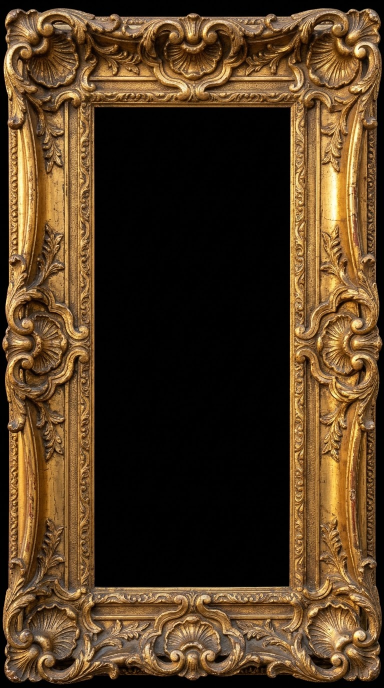
#> input picture video-projects/bauhaus-example/assets/flow/frame.jpg, 768 x 1376 px (shown at 1/2 size)
$ python -i correct.py   (imports and definitions only)   (older library calls are emulated)
#> lines starting #> are read from the running program, lines starting #| are printed output that depends on the picture
### video-projects/sedate-us-replica/scripts/graphics.py
"""Graphic groups S01-S18 from the spec. Coordinates = frame px; frames = ref frames.
Text: ink=(x0,y0,x1,y1) -> calibrated (size + tracking + position fitted to the ink box);
      fix=(size, x0_ink, baseline) -> size/tracking from spec, position from ink-left + baseline (spec gave no full box).
Anim mini-language (emitted as JS calls):
  ("canon", vis)                       word preset: x +29 -> 0 circ.out 33.7 f, starts vis-4.6, opacity 0.83 -> 1
  ("slide", D, t0, dur, vis[, op0])    measured per-word slide
  ("emph", D, t0, dur, vis, op0[, opdur])  emphasis slide + circ.out fade op0 -> 1
  ("fade", vis[, op0, dur])            fade in place (no move)
  ("on", vis)                          appears at vis, no motion
"""
I = "Inter"; B = "Bebas Neue"
W = "#FBF8F3"

def T(id, text, fam, wt, ls, color, anim, ink=None, fix=None, shadow=None, parts=None):
    """parts: [(span_id, word, anim)] -> one calibrated line, each word an inline-block with its own anim"""
    if parts: text = " ".join(w for _, w, _ in parts)
    return dict(k="text", id=id, text=text, fam=fam, wt=wt, ls=ls, color=color, anim=anim, ink=ink, fix=fix, shadow=shadow, parts=parts)

def unit(id, children, anim=None, origin=None):
    return dict(k="unit", id=id, children=children, anim=anim or [], origin=origin)

def rect(id, r, fill, radius=0, extra=""):
    return dict(k="rect", id=id, r=r, fill=fill, radius=radius, extra=extra)

def icon(id, r, fill, glyph, gcol="#FFFFFF"):
    return dict(k="icon", id=id, r=r, fill=fill, glyph=glyph, gcol=gcol)

def bar(id, key):
    return dict(k="bar", id=id, key=key)

def tile(id, cx, cy, rot):
    return dict(k="tile", id=id, cx=cx, cy=cy, rot=rot)

def dot(id, r, fill, anim):
    return dict(k="dot", id=id, r=r, fill=fill, anim=anim)

def G(id, show, hide, children, clip=None):
    return dict(id=id, show=show, hide=hide, children=children, clip=clip)

canon = lambda v: ("canon", v)

GROUPS = [
 # ---------------- S01 ----------------
 G("s01-tag", 0, 69, [unit("s01-tagu", [
     rect("s01-tagbox", (117, 1201, 436, 1289), "rgba(0,0,0,.68)", 10),
     T("s01-tagname", "Rachelle Robinett", I, 600, -0.03, "#F7F3EF", None, ink=(136, 1223, 378, 1247)),
     dict(k="badge", id="s01-badge", r=(382, 1218, 416, 1250)),
     T("s01-tagsub", "Herbalist", I, 400, -0.03, "#F3EAE5", None, ink=(137, 1253, 230, 1271)),
   ], anim=[("fn", "x", 0, 41.2, "-141.7*(1-circ(f/41.2))")])]),
 G("s01-p1", 2, 35, [
   T("w-I", "I", I, 400, -0.06, "#FAF9F4", ("slide", 24.4, -2.5, 33.0, 2), ink=(516, 956, 523, 1017)),
   T("w-think", "think", I, 400, -0.06, "#F9F8F8", ("slide", 28.4, -0.2, 33.7, 4), ink=(550, 956, 704, 1017)),
   T("w-right", "right", I, 500, -0.05, "#ECA572", ("slide", 29, 1.4, 33.7, 7), ink=(265, 990, 526, 1131)),
   T("w-now", "now", I, 500, -0.05, "#E8A472", ("slide", 40.4, 3.85, 32.7, 12), ink=(541, 1019, 794, 1102)),
   unit("pill-wellness", [rect("pill-wellness-r", (405.5, 1087.4, 676.5, 1152.6), "#A24A26", 32.6),
        T("pill-wellness-t", "wellness", I, 600, -0.03, "#FFF8ED", None, ink=(448, 1098, 635, 1139))],
        anim=[("on", 22, 0.86), ("fn", "y", 22, 36.2, "f<22.6?27.3:27.3*(1-backOut((f-22.6)/13.6,2.7))"), ("op", 22, 26, 0.86, 1)]),
 ]),
 G("s01-p2", 36, 69, [
   T("w-is", "is", I, 600, -0.05, "#FAF7F1", ("slide", 29, 14.6, 33.7, 19.2), ink=(362, 957, 412, 1017)),
   T("w-in", "in", I, 600, -0.05, "#FCF8F3", ("slide", 22.7, 29.1, 31, 33.7), ink=(426, 957, 478, 1017)),
   T("w-a", "a", I, 600, -0.05, "#FBF6EF", ("slide", 38, 33.8, 35.6, 36), fix=(80.04, 492, 1016)),
   T("w-really", "really", I, 600, -0.053, "#F6F4F5", ("emph", 60.6, 40.4, 31.1, 40, 0.36, 30.8), ink=(547, 958, 716, 1031)),
   bar("bar-s01", "S01"),
   T("w-INTERESTING", "INTERESTING", B, 400, -0.053, "#F9F5EF", ("slide", 60, 41.6, 31, 54, 1), ink=(259, 1038, 821, 1160)),
 ]),
 # ---------------- S02 (b-roll) ----------------
 G("s02", 70, 128, [
   unit("s02-icon", [icon("s02-icon-c", (62, 1133, 135, 1208), "#9F4722", "bang", "#FDF8EE")],
        anim=[("fn", "x", 70, 85, "f<72?-44.1:-44.1*(1-backOut((f-72)/12.3,1.5))"), ("op", 70, 76, 0.79, 1)]),
   T("s02-And", "And", I, 400, -0.05, "#FCFAF8", ("fade", 75, 0.5, 45), ink=(144, 1144, 262, 1198)),
   T("s02-sort", "sort", I, 400, -0.05, "#FCFAFA", ("fade", 79, 0.3, 45), ink=(278, 1149, 384, 1198)),
   T("s02-of", "of", I, 400, -0.05, "#FDF9F7", ("fade", 85, 0.4, 45), ink=(398, 1143, 454, 1198)),
   unit("s02-pill", [rect("s02-pill-r", (465, 1130, 959, 1204), "#9F4825", 37),
        T("s02-pill-t", "PRECARIOUS PLACE", I, 600, -0.02, "#FEF7EC", None, ink=(501, 1151, 926, 1187))],
        anim=[("on", 85), ("fn", "y", 85, 129, "16.9*Math.exp(-0.115*(f-85.5))*Math.cos(0.409*(f-85.5)+0.68)")]),
 ]),
 # ---------------- S03 ----------------
 G("s03", 129, 206, [
   T("s03-WHERE", "WHERE", I, 400, -0.05, "#FCF9FB", canon(129), ink=(78, 1159, 310, 1207)),
   T("s03-WERE", "WE’RE", I, 400, -0.05, "#FCF9FB", canon(136), ink=(325, 1159, 503, 1207)),
   T("s03-ON", "ON", I, 600, -0.06, "#FCFBFA", canon(149), ink=(100, 1216, 232, 1290)),
   T("s03-THE", "THE", I, 600, -0.06, "#FCFAF9", canon(155), ink=(248, 1217, 420, 1289)),
   unit("s03-pill", [rect("s03-pill-r", (442, 1207, 886, 1295), "#9E4723", 44),
        T("s03-pill-t", "VERGE OF", I, 500, -0.03, "#FCFAF4", None, ink=(478, 1221, 847, 1282))],
        anim=[("on", 159), ("fn", "x", 159, 171, "f<160.9?54.6:54.6*(1-backOut((f-160.9)/9.3,2.5))")]),
   T("s03-LOSING", "LOSING", I, 600, -0.06, "#FCF9F6", canon(179), ink=(114, 1306, 429, 1380)),
   T("s03-THE2", "THE", I, 600, -0.06, "#F9F7F3", canon(187), ink=(444, 1307, 613, 1379)),
   T("s03-PLOT", "PLOT", I, 600, -0.06, "#F4EEEB", canon(196), ink=(635, 1306, 850, 1380)),
 ]),
 # ---------------- S04 (split A) ----------------
 G("s04-cap", 207, 301, [
   T("s04-THE", "THE", I, 400, -0.05, "#FCF8F3", canon(213), ink=(78, 675, 208, 731)),
   T("s04-POINT", "POINT", I, 400, -0.05, "#FBF7F1", canon(218), ink=(224, 674, 421, 732)),
   T("s04-IS", "IS", I, 400, -0.05, "#FAF7F1", canon(223), ink=(435, 674, 487, 732)),
   T("s04-TO", "TO", I, 400, -0.05, "#FAF6F1", canon(231), ink=(498, 674, 589, 732)),
   T("s04-BE", "BE", I, 400, -0.05, "#FBF7F1", canon(242), ink=(604, 675, 682, 731)),
   T("s04-HEALTHY", "HEALTHY", I, 600, -0.05, "#FCF9F5", canon(255), ink=(83, 738, 490, 812)),
   T("s04-AND", "AND", I, 600, -0.05, "#FCF8F5", canon(264), ink=(503, 738, 700, 812)),
   T("s04-WELL", "WELL", I, 600, -0.05, "#FBF7F3", canon(271), ink=(715, 738, 960, 812)),
   T("s04-RIGHT", "RIGHT?", I, 600, -0.05, "#FBF3ED", canon(285), ink=(86, 820, 400, 896)),
 ], clip="top4"),
 G("s04-tag", 207, 301, [unit("s04-tagu", [
     rect("s04-tagbox", (87, 1497, 406, 1587), "rgba(0,0,0,.68)", 10),
     T("s04-tagname", "Radhi Devlukia", I, 600, -0.03, "#FCF8F5", None, ink=(106, 1519, 310, 1543)),
     dict(k="badge", id="s04-badge", r=(314, 1514, 346, 1546)),
     T("s04-tagsub", "Author", I, 400, -0.03, "#F3EAE5", None, fix=(25, 106, 1567)),
   ], anim=[("fn", "x", 207, 250, "f<208?-141.7:-141.7*(1-circ((f-208)/41.2))")])], clip="bot4"),
 # ---------------- S05 ----------------
 G("s05-cap", 302, 415, [
   unit("s05-icon", [icon("s05-icon-c", (51, 696, 147, 792), "#A24A24", "bang", "#F0DCC4")], origin=(99, 744),
        anim=[("fn", "x", 302, 318, "-43.3*(1-backOut((f-302)/12,2.2))"), ("fn", "scale", 302, 305, "0.8+0.2*Math.min(1,(f-302)/3)")]),
   T("s05-Not", "Not", I, 700, -0.05, "#FFFFFF", ("fade", 307, 0.2, 11), ink=(161, 707, 286, 771), shadow="0 3px 12px rgba(0,0,0,.45)"),
   T("s05-nec", None, I, 700, -0.0675, "#FFFFFF", None, fix=(85.88, "after:s05-Not", 771), shadow="0 3px 12px rgba(0,0,0,.45)",
     parts=[("s05-necessarily", "necessarily", ("fade", 317, 0.2, 11)), ("s05-to", "to", ("fade", 338, 0.2, 11))]),
   unit("s05-chip1", [rect("s05-chip1-r", (130, 791, 522, 881), "#FFFFFF", 45), icon("s05-chip1-i", (138, 797, 214, 873), "#A44A21", "plus", "#F0D9B8"),
        T("s05-chip1-t", "Consume", I, 700, -0.03, "#A04B28", ("fade", 348, 0.44, 7), ink=(236, 809, 473, 853))], origin=(326, 836),
        anim=[("on", 348), ("fn", "scale", 348, 349, "f<349?0.76:1"), ("tab", "y", {349: 0, 350: 11.8, 351: 0.2, 352: 0.2, 353: 0.1, 354: 3.9, 355: -0.1, 356: -1.8, 357: -3.1, 358: -2.5, 359: -1.5, 360: -0.7, 361: -0.1, 362: 0.2, 366: 0})]),
   unit("s05-chip2", [rect("s05-chip2-r", (537, 791, 1000, 881), "#FFFFFF", 45), icon("s05-chip2-i", (545, 797, 621, 873), "#A44A21", "plus", "#F0D9B8"),
        T("s05-chip2-t", None, I, 700, -0.03, "#A04B28", None, ink=(634, 810, 985, 854),
          parts=[("s05-chip2-t1", "Over", ("fade", 374, 0.44, 7)), ("s05-chip2-t2", "consume", ("fade", 380, 0.44, 7))])], origin=(768, 836),
        anim=[("on", 369), ("fn", "scale", 369, 370, "f<370?0.76:1"), ("tab", "y", {370: 0, 371: 11.8, 372: 0.2, 373: 0.2, 374: 0.1, 375: 3.9, 376: -0.1, 377: -1.8, 378: -3.1, 379: -2.5, 380: -1.5, 381: -0.7, 382: -0.1, 383: 0.2, 387: 0})]),
 ], clip="top4"),
 # ---------------- S06 ----------------
 G("s06-p1", 416, 458, [
   T("s06-There", "There", I, 600, -0.07, "#FBF8F4", canon(416), ink=(391, 1043, 556, 1094)),
   T("s06-is", "is", I, 600, -0.07, "#FBFAFA", canon(418), ink=(569, 1042, 611, 1094)),
   T("s06-an", "an", I, 600, -0.07, "#FBF9FB", canon(422), fix=(75, 622, 1094)),
   bar("bar-s06", "S06"),
   T("s06-HERB", "HERB", B, 400, -0.05, "#FCF9F5", ("emph", 58.5, 430.3, 21.6, 430, 0.41, 21.6), ink=(132, 1102, 328, 1202)),
   T("s06-FOR", "FOR", B, 400, -0.05, "#FBF6F0", ("emph", 54, 439.4, 19.5, 439, 0.41, 19.5), ink=(346, 1102, 484, 1202)),
   T("s06-EVERYTHING", "EVERYTHING", B, 400, -0.05, "#F6E7DF", ("emph", 64.2, 447.3, 11.8, 448, 0.41, 11.8), ink=(512, 1102, 961, 1202)),
 ]),
 G("s06-p2", 459, 484, [
   tile("s06-tileL", 335, 1025, -12),
   T("s06-So", "So", I, 600, -0.06, "#FBF5EE", ("slide", 35, 452.3, 34.4, 459, 0.9), ink=(464, 1005, 540, 1057)),
   T("s06-for", "for", I, 600, -0.06, "#F9F7F9", ("slide", 35, 454.3, 34.4, 461, 0.9), ink=(571, 1006, 648, 1057)),
   dot("s06-dot", (546, 1028, 562, 1043), "#E8DCC8", ("on", 464)),
   T("s06-anxiety", "anxiety", I, 500, -0.06, "#E1D1BB", ("slide", 29, 459.4, 33.7, 464, 0.9), ink=(303, 1040, 780, 1179)),
   tile("s06-tileR", 750, 1068, 12),
 ]),
 G("s06-p3", 488, 537, [
   T("s06-some", "some", I, 600, -0.063, "#FBF8F1", ("fade", 488, 0.5, 9), ink=(244, 1007, 412, 1048)),
   T("s06-of", "of", I, 600, -0.063, "#FAF7F1", ("fade", 492, 0.45, 9), ink=(423, 993, 482, 1048)),
   T("s06-the", "the", I, 600, -0.063, "#FBF8F2", ("fade", 496, 0.45, 9), ink=(493, 994, 591, 1048)),
   T("s06-best", "best", I, 600, -0.063, "#F9F8F9", ("fade", 500, 0.45, 9), ink=(604, 994, 734, 1048)),
   T("s06-are", "are", I, 600, -0.063, "#FCF7F0", ("fade", 505, 0.45, 9), ink=(746, 1007, 839, 1048)),
   T("s06-NERVE", "NERVE", B, 400, -0.053, "#FBF7F2", ("canon", 517), ink=(251, 1056, 562, 1180)),
   T("s06-VINES", "VINES", B, 400, -0.053, "#F4F1F3", ("slide", 21, 519.4, 33.7, 524, 0.92), ink=(581, 1055, 861, 1180)),
 ]),
 # ---------------- S07 ----------------
 G("s07", 538, 717, [
   unit("s07-icon", [icon("s07-icon-c", (63, 1049, 154, 1141), "#C16E33", "sparkle")], origin=(108.5, 1095),
        anim=[("fn", "x", 538, 552, "-33*(1-backOut((f-538)/12,1.5))"), ("fn", "scale", 538, 552, "0.675+0.325*backOut((f-538)/12,1.5)"), ("op", 538, 546, 0.83, 1)]),
   T("s07-Lavenda", "Lavenda", I, 600, -0.03, "#FFFFFF", ("emph", 53, 545, 40, 545, 0.38, 30), ink=(172, 1067, 391, 1114)),
   T("s07-is", "is", I, 400, -0.03, "#FFFFFF", ("emph", 53, 545, 40, 545, 0.38, 30), ink=(405, 1068, 439, 1113)),
   T("s07-a", "a", I, 400, -0.03, "#FFFFFF", ("emph", 45, 554, 40, 556, 0.38, 30), fix=(58, 451, 1113)),
   T("s07-pe", None, I, 400, -0.03, "#FFFFFF", None, ink=(492, 1067, 879, 1124),
     parts=[("s07-perfect", "perfect", ("emph", 35, 572, 40, 577, 0.38, 30)), ("s07-example", "example", ("emph", 52, 583, 40, 583, 0.38, 30))]),
 ] + [unit(f"s07-chip-{n}", [rect(f"s07-chip-{n}-r", r, "#FCFCFB", 37.5), icon(f"s07-chip-{n}-i", (r[0] + 4, r[1] + 5.5, r[0] + 68, r[1] + 69.5), "#C46E32", "plus"),
        T(f"s07-chip-{n}-t", txt, I, 500, -0.025, "#B87040", None, fix=(47.5, r[0] + 80, r[1] + 51))], origin=((r[0] + r[2]) / 2, (r[1] + r[3]) / 2),
        anim=[("on", v, 0.72), ("fn", "x", v, v + 12, "-31.7*(1-backOut((f-%d)/9,1.7))" % v), ("op", v, v + 17, 0.72, 1)])
      for n, txt, r, v in [("cham", "Chamomile", (70, 1145, 400, 1220), 594), ("val", "Valerian", (418, 1145, 690, 1220), 618), ("kava", "Kava", (713, 1145, 920, 1220), 650),
                           ("rose", "Rose", (106, 1231, 300, 1306), 686), ("pass", "Passion flower", (342, 1231, 723, 1306), 697)]]),
 # ---------------- S09 ----------------
 G("s09", 740, 825, [
   T("s09-WE", "WE", I, 400, -0.06, "#F8F6F2", canon(740), ink=(83, 1087, 178, 1138)),
   T("s09-CAN", "CAN", I, 400, -0.06, "#F9F4EF", canon(743), ink=(191, 1086, 318, 1139)),
   T("s09-USE", "USE", I, 400, -0.06, "#FAF7EC", canon(747), ink=(334, 1086, 448, 1139)),
   T("s09-THEM", "THEM", I, 400, -0.06, "#FBF4EC", canon(749), ink=(460, 1087, 629, 1138)),
   T("s09-RIGHT", "RIGHT", I, 700, -0.05, "#FBF8F5", canon(758), ink=(87, 1149, 364, 1226)),
   T("s09-AWAY", "AWAY", I, 700, -0.05, "#FBF8F4", canon(770), ink=(378, 1150, 645, 1225)),
   T("s09-TO", "TO", I, 700, -0.05, "#FBF8F3", canon(777), ink=(659, 1149, 785, 1226)),
   T("s09-FEEL", "FEEL", I, 700, -0.05, "#FCF8F3", canon(794), ink=(805, 1150, 1014, 1225)),
   T("s09-THE", "THE", I, 700, -0.05, "#FBF8F4", canon(798), ink=(85, 1238, 266, 1313)),
   T("s09-BENEFITS", "BENEFITS", I, 700, -0.05, "#FAF5F0", canon(807), ink=(289, 1237, 714, 1314)),
 ]),
 # ---------------- S10 (captions ride the top panel) ----------------
 G("s10-cap", 826, 948, [
   icon("s10-icon", (69, 775, 173, 878), "#C57137", "check"),
   T("s10-l1", None, I, 300, -0.045, "#F7F4F2", None, ink=(196, 753, 898, 785),
     parts=[("s10-BUT", "BUT", ("fade", 827, 0.4, 9)), ("s10-WE", "WE", ("fade", 829, 0.4, 9)), ("s10-CAN", "CAN", ("fade", 831, 0.4, 9)), ("s10-ALSO", "ALSO", ("fade", 834, 0.4, 9)), ("s10-USE", "USE", ("fade", 841, 0.4, 9)), ("s10-THEM", "THEM", ("fade", 848, 0.4, 9)), ("s10-OVER", "OVER", ("fade", 858, 0.4, 9)), ("s10-TIME", "TIME", ("fade", 863, 0.4, 9))]),
   T("s10-TO", "TO", I, 700, -0.05, "#FBFAF7", canon(880), ink=(196, 793, 293, 852)),
   T("s10-HELP", "HELP", I, 700, -0.05, "#FBFAF9", canon(885), ink=(308, 793, 485, 851)),
   T("s10-REHAB", "REHABILITATE", I, 700, -0.05, "#FCFAF8", canon(895), ink=(501, 793, 972, 851)),
   T("s10-THE", "THE", I, 350, -0.045, "#FCEEE3", canon(925), ink=(196, 861, 265, 892)),
   T("s10-NERVOUS", "NERVOUS", I, 350, -0.045, "#F7EAE4", canon(931), ink=(276, 861, 447, 892)),
   T("s10-SYSTEM", "SYSTEM", I, 350, -0.045, "#F5E4DC", ("slide", 21, 932.4, 33.7, 937), ink=(457, 861, 600, 892)),
 ], clip="top10"),
 # ---------------- S11 + S12 page 1 (line carries over the cut) ----------------
 G("s11-line", 949, 1047, [
   T("s11-AND", "AND", I, 400, -0.05, "#FAF7F1", canon(949), ink=(205, 982, 303, 1020)),
   T("s11-IT", "IT", I, 400, -0.05, "#F9F7EF", canon(954), ink=(315, 982, 351, 1020)),
   T("s11-HAS", "HAS", I, 400, -0.05, "#FAF6EF", canon(960), ink=(361, 981, 453, 1020)),
   T("s11-THE", "THE", I, 400, -0.05, "#FAF6EF", canon(966), ink=(462, 982, 560, 1020)),
   unit("s11-pill", [rect("s11-pill-r", (563, 968, 864, 1029), "#C77136", 30.5, extra="border:2px solid #FFF4D5"),
        T("s11-pill-t", "POWER TO", I, 500, -0.03, "#FFFAED", None, ink=(596, 980, 829, 1018))],
        anim=[("on", 975), ("tab", "x", dict(zip(range(975, 1012), [53.6, 36.2, 18.9, 1.6, -5.3, -9.9, -12.0, -11.8, -9.8, -6.7, -3.0, 0.5, 3.4, 5.5, 6.5, 6.8, 6.2, 5.1, 3.8, 2.3, 1.1, 0.2, -0.2, -0.5, -0.3, 0.0, -1.0, -0.5, 0, 0.2, 0.6, 0.7, 0.7, 0.5, 0.5, 0.2, 0])))]),
 ]),
 G("s12-p1", 1001, 1047, [
   T("s12-SEDATE", "SEDATE", B, 400, -0.059, "#FCFBF9", canon(1012), ink=(245, 1038, 668, 1198)),
   T("s12-US", "US", B, 400, -0.059, "#F8F6F8", ("slide", 25.5, 1027.0, 33.7, 1030), ink=(695, 1039, 842, 1198)),
 ]),
 G("s12-p2", 1048, 1107, [
   T("s12-HAS", "HAS", I, 400, -0.05, "#FBF8F2", canon(1050), ink=(256, 976, 377, 1027)),
   T("s12-THE", "THE", I, 400, -0.05, "#FBF7F2", canon(1055), ink=(388, 977, 504, 1026)),
   T("s12-POWER", "POWER", I, 400, -0.05, "#FBF9F8", canon(1063), ink=(519, 976, 732, 1027)),
   T("s12-TO", "TO", I, 400, -0.05, "#FBF7F1", canon(1072), ink=(743, 976, 824, 1027)),
   bar("bar-s12", "S12"),
   T("s12-WAKE", "WAKE", B, 400, -0.057, "#FBF6F1", canon(1085), ink=(201, 1033, 537, 1189)),
   T("s12-US2", "US", B, 400, -0.057, "#F9F2ED", ("slide", 26, 1085.6, 33.7, 1090), ink=(564, 1033, 710, 1191)),
   T("s12-UP", "UP", B, 400, -0.057, "#FAF3ED", ("slide", 20, 1093.2, 33.7, 1097, 0.85), ink=(738, 1032, 888, 1188)),
 ]),
 # ---------------- S13 ----------------
 G("s13", 1108, 1132, [
   T("s13-THAT", "THAT", I, 450, -0.05, "#FBF6F1", canon(1108), ink=(345, 915, 498, 964)),
   T("s13-IS", "IS", I, 450, -0.05, "#FBF5F0", canon(1111), ink=(512, 914, 560, 965)),
   T("s13-THE", "THE", I, 450, -0.05, "#F6EFE7", canon(1114), ink=(571, 915, 688, 965)),
   T("s13-MAGIC", "MAGIC", I, 500, -0.078, "#DCC9B4", ("slide", 21, 1114.6, 33.7, 1118, 0.85), ink=(309, 960, 773, 1077)),
 ]),
 # ---------------- S14 ----------------
 G("s14", 1133, 1188, [
   unit("s14-pill", [rect("s14-pill-r", (69, 1136, 381, 1211), "#9F4924", 37.5),
        T("s14-pill-t", "AND ALSO", I, 600, -0.03, "#FAF6EF", None, ink=(79, 1153, 363, 1199))],
        anim=[("on", 1133), ("tab", "x", {1133: -38.0, 1135: -38.0, 1136: -10.9, 1138: 5.0, 1140: 5.7, 1142: 2.8, 1144: 0.4, 1146: -0.6, 1150: -0.6, 1151: -0.2, 1153: 0})]),
   T("s14-THE", "THE", I, 500, -0.039, "#FBF8F5", canon(1146), ink=(73, 1220, 275, 1303)),
   T("s14-REALITY", "REALITY", I, 500, -0.039, "#FBF8F3", canon(1148), ink=(299, 1220, 712, 1303)),
   T("s14-OF", "OF", I, 500, -0.039, "#FAF5F0", canon(1163), ink=(732, 1218, 869, 1304)),
   T("s14-HERBALISM", "HERBALISM", I, 500, -0.03, "#F8EFE9", ("slide", 14, 1172, 16, 1174, 0.88), ink=(78, 1316, 662, 1402)),
 ]),
 # ---------------- S15 ----------------
 G("s15-p1", 1200, 1222, [
   icon("s15-c1", (339, 1075, 442, 1179), "#C57137", "check"),
   T("s15-Timeless", "Timeless", I, 400, -0.048, "#FAF6F5", ("emph", 42.9, 1200.6, 22.1, 1200, 0.56, 22.1), ink=(444, 1092, 723, 1154)),
 ]),
 G("s15-p2", 1223, 1252, [
   T("s15-ITS", "IT’S", I, 400, -0.05, "#FCF7EF", canon(1224), ink=(398, 1091, 487, 1138)),
   T("s15-NOTA", "NOT A", I, 400, -0.05, "#F9F5F2", ("slide", 28.5, 1223.6, 33.7, 1228), ink=(499, 1091, 663, 1138)),
   bar("bar-s15", "S15"),
   T("s15-TREND", "TREND", B, 400, -0.049, "#FBF7F1", ("slide", 23.5, 1233.4, 33.7, 1237, 1), ink=(365, 1151, 696, 1287)),
 ]),
 G("s15-p3", 1253, 1304, [
   icon("s15-c2", (105, 1075, 209, 1178), "#C57137", "check"),
   T("s15-It", "It", I, 600, -0.05, "#FCF9F1", canon(1253), ink=(227, 1072, 252, 1116)),
   T("s15-exists", "exists", I, 600, -0.05, "#FBF6ED", canon(1260), fix=(60, "after:s15-It", 1116)),
   T("s15-outside", "outside", I, 500, -0.058, "#FCF7EF", canon(1271), fix=(78.09, 226, 1178)),
   T("s15-of", "of", I, 500, -0.058, "#FBF4EE", canon(1281), ink=(467, 1119, 527, 1178)),
   T("s15-wellness", "wellness", I, 500, -0.058, "#F4F1F3", ("slide", 22, 1286.4, 33.7, 1290), ink=(543, 1120, 808, 1178)),
 ]),
 # ---------------- S16 ----------------
 G("s16", 1305, 1429, [
   icon("s16-star", (65, 971, 148, 1053), "#A04823", "star", "#FAF8F3"),
   T("s16-head", "The Natural Choice", I, 450, -0.03, "#F9F8F2", None, ink=(155, 988, 605, 1033)),
 ] + [unit(f"s16-chip-{n}", [rect(f"s16-chip-{n}-r", r, "#FCFCF9", 42.5), T(f"s16-chip-{n}-t", txt, I, 600, -0.03, col, None, ink=ink)],
        anim=[("on", v, 0.72), ("fn", "y", v, v + 30, "f<%g?%g:%g*(1-backOut((f-%g)/%g,3))" % (t0, D, D, t0, d)), ("op", v, v + 4, 0.72, 0.96), ("op", v + 4, v + 8, 0.96, 1)])
      for n, txt, r, ink, col, v, D, t0, d in [
        ("simple", "Simple", (101, 1057, 337, 1142), (144, 1076, 304, 1130), "#984B2E", 1305, 26.2, 1306.9, 11.0),
        ("eff", "Effective", (350, 1057, 646, 1142), (400, 1076, 598, 1121), "#984B30", 1340, 21.8, 1340.9, 10.6),
        ("str", "Straight from nature", (96, 1154, 617, 1238), (130, 1172, 588, 1228), "#954C32", 1395, 16, 1395.9, 9.9)]]),
 # ---------------- S17 ----------------
 G("s17-p0", 1430, 1438, [
   T("s17-Its", "It’s", I, 600, -0.07, "#FBF8F3", ("slide", 29, 1430 - 4.6 - 11.5, 33.7, 1430), ink=(376, 1090, 462, 1150)),
   T("s17-not", "not", I, 600, -0.07, "#FBF8F3", ("slide", 29, 1433 - 4.6 - 14.5, 33.7, 1433), ink=(478, 1096, 582, 1150)),
   T("s17-a", "a", I, 600, -0.0638, "#FBF8F3", ("slide", 29, 1436 - 4.6 - 18, 33.7, 1436), fix=(80.66, 597, 1150)),
 ]),
 G("s17-p1", 1439, 1472, [
   icon("s17-x", (152, 1072, 258, 1178), "#C37139", "x"),
   T("s17-Manufactured", "Manufactured", I, 400, -0.052, "#FBF8F4", ("slide", 28.1, 1437.1, 20.1, 1440), ink=(273, 1090, 718, 1154)),
   T("s17-thing", "thing", I, 400, -0.052, "#FAF7F6", ("emph", 49.7, 1446.5, 22.0, 1446, 0.39, 22.0), ink=(734, 1092, 895, 1169)),
 ]),
 G("s17-p2", 1473, 1507, [
   T("s17-and", "and", I, 600, -0.08, "#FBF8F3", ("slide", 29, 1451.6, 33.7, 1473), ink=(290, 958, 413, 1017)),
   T("s17-it", "it", I, 600, -0.08, "#FAF8F3", ("slide", 29, 1461.0, 33.7, 1473), ink=(429, 957, 464, 1017)),
   T("s17-can", "can", I, 600, -0.08, "#FBF8F4", ("slide", 29, 1468.4, 33.7, 1473), ink=(477, 973, 596, 1017)),
   T("s17-be", "be", I, 600, -0.08, "#F9F8FA", ("emph", 60, 1469.3, 31, 1473, 0.5, 31), ink=(612, 958, 694, 1018)),
   T("s17-so", "so", I, 600, -0.08, "#F8F2EE", ("emph", 63, 1478, 31, 1478, 0.34, 31), ink=(709, 973, 787, 1018)),
   bar("bar-s17", "S17"),
   T("s17-ACCESSIBLE", "ACCESSIBLE", B, 400, -0.048, "#FAF5F0", ("slide", 24.5, 1487.0, 33.7, 1491, 1), ink=(276, 1039, 803, 1161)),
 ]),
]

### video-projects/sedate-us-replica/scripts/correct.py
"""Measure each text/shape element's offset vs the reference at a settled frame (phase correlation of gradient
magnitude in a box around the element) and accumulate into scripts/corrections.json.
usage: correct.py <refdir> <minedir> [--apply]"""
import cv2, numpy as np, sys, json, os
HERE = os.path.dirname(os.path.abspath(__file__)); sys.path.insert(0, HERE)
from graphics import GROUPS
# [1 line that did not run here, left out]
# [2 lines not run here, left out]
def g(im):
    im = cv2.GaussianBlur(im, (0, 0), 1.0); return np.hypot(cv2.Sobel(im, cv2.CV_32F, 1, 0), cv2.Sobel(im, cv2.CV_32F, 0, 1))
# [14 lines left out: function boxes, not called in this run]
res = {}
# [15 lines not run here, left out]

>>> import cv2
>>> picture = cv2.imread('../../bauhaus-example/assets/flow/frame.jpg')
#> picture is the input picture: shape (1376, 768, 3); mean B, G, R 33.5, 58, 80
>>> result = g(picture)
#> in g, `return np.hypot(cv2.Sobel(im, cv2.CV_32F, 1, 0), cv2.Sobel(im, cv2.CV_`:
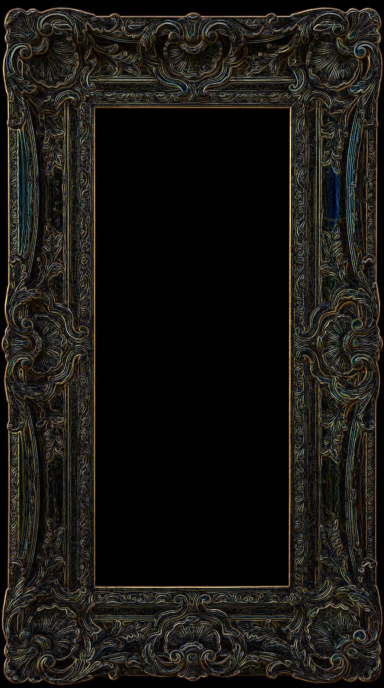
#> returned value: shape (1376, 768, 3) float32 (shown at 1/2 size); mean of channels 0, 1, 2 46.8, 56.5, 60.9; drawn with min black and max white
